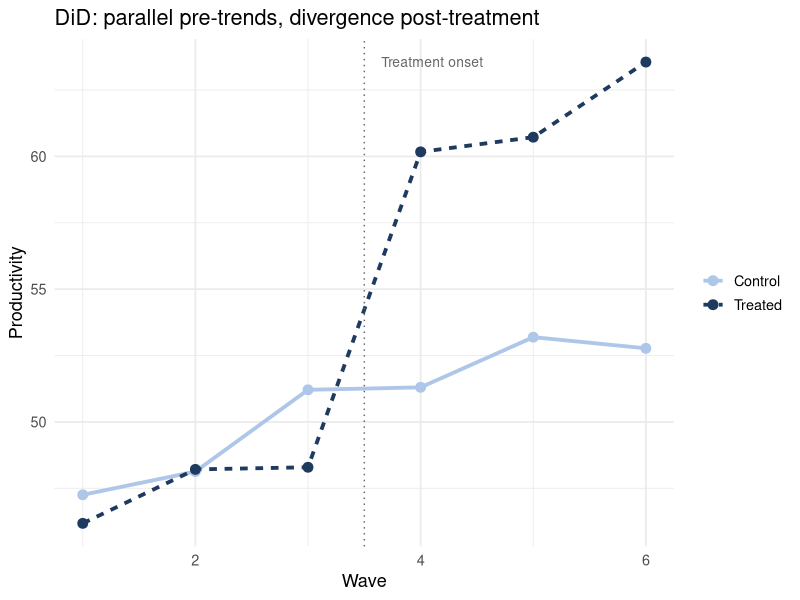
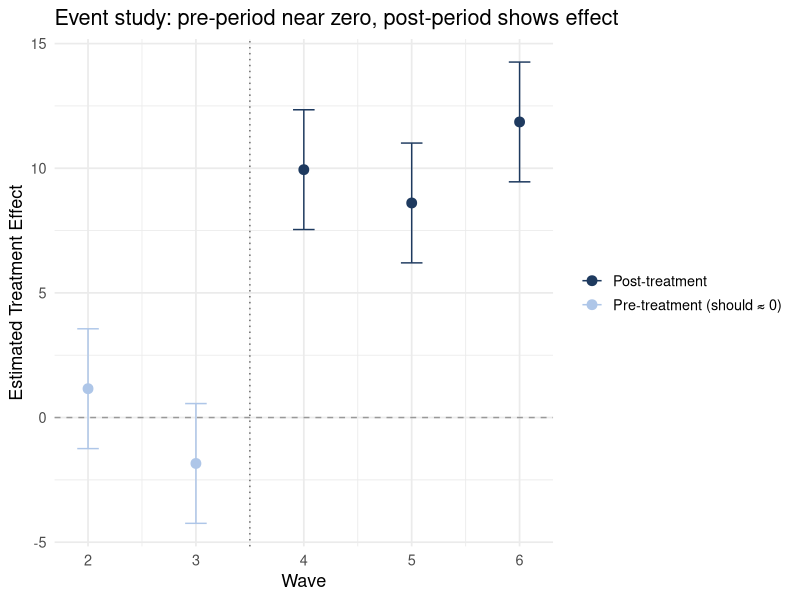

Write R code to recreate these figures, in order. (Note: this script raises an error after producing the figures.)
## ---- chunk 1
library(tidyverse)
library(ggplot2)
library(broom)
library(lme4)
library(lmerTest)
library(patchwork)
library(sandwich)
library(lmtest)
set.seed(42)
## ---- chunk 2
n_firms <- 80
n_waves <- 6  # waves 1–3: pre; 4–6: post

firm_treat <- c(rep(1, 40), rep(0, 40))
firm_base  <- rnorm(n_firms, 50, 8)

df_did <- expand_grid(firm = 1:n_firms, wave = 1:n_waves) |>
  mutate(
    treat        = firm_treat[firm],
    post         = as.integer(wave > 3),
    baseline     = firm_base[firm],
    trend        = (wave - 3.5) * 1.5,
    te           = treat * post * 10,
    productivity = baseline + trend + te + rnorm(n(), 0, 4)
  )
## ---- chunk 3
group_means <- df_did |>
  group_by(wave, treat) |>
  summarise(mean_prod = mean(productivity), .groups = "drop") |>
  mutate(group = ifelse(treat == 1, "Treated", "Control"))

ggplot(group_means, aes(x = wave, y = mean_prod, color = group, linetype = group)) +
  geom_line(linewidth = 1.3) +
  geom_point(size = 3) +
  geom_vline(xintercept = 3.5, linetype = "dotted", color = "gray40") +
  annotate("text", x = 3.65, y = max(group_means$mean_prod),
           label = "Treatment onset", hjust = 0, color = "gray40", size = 3.5) +
  scale_color_manual(values = c("#aec6e8", "#1e3a5f")) +
  labs(
    title = "DiD: parallel pre-trends, divergence post-treatment",
    x = "Wave", y = "Productivity", color = NULL, linetype = NULL
  ) +
  theme_minimal(base_size = 13)
## ---- chunk 4
# OLS with unit and time fixed effects
m_did_fe <- lm(productivity ~ treat * post + factor(firm) + factor(wave),
               data = df_did)

# The treat:post coefficient IS the DiD estimate
tidy(m_did_fe) |>
  filter(term == "treat:post") |>
  knitr::kable(digits = 3,
    caption = "`treat:post` = DiD estimate via TWFE (true effect = 10)")
## ---- chunk 5
m_did_basic <- lm(productivity ~ treat * post + baseline, data = df_did)

# Cluster-robust standard errors at the firm level
coeftest(m_did_basic, vcov = vcovCL(m_did_basic, cluster = ~firm)) |>
  tidy() |>
  filter(term == "treat:post") |>
  knitr::kable(digits = 3,
    caption = "DiD with cluster-robust SEs (clustered by firm)")
## ---- chunk 6
m_pre <- lm(productivity ~ treat * factor(wave) + baseline,
            data = df_did |> filter(post == 0))

tidy(m_pre) |>
  filter(str_detect(term, "treat:")) |>
  knitr::kable(digits = 3,
    caption = "Pre-period treat × wave interactions — should be near zero")
## ---- chunk 7
m_ev  <- lm(productivity ~ treat * factor(wave) + baseline, data = df_did)
ev_df <- tidy(m_ev, conf.int = TRUE) |>
  filter(str_detect(term, "treat:factor")) |>
  mutate(
    wave = as.integer(str_extract(term, "[0-9]+")),
    pre  = wave <= 3
  )

ggplot(ev_df, aes(x = wave, y = estimate, color = pre)) +
  geom_hline(yintercept = 0, linetype = "dashed", color = "gray60") +
  geom_vline(xintercept = 3.5, linetype = "dotted", color = "gray40") +
  geom_errorbar(aes(ymin = conf.low, ymax = conf.high), width = 0.2) +
  geom_point(size = 3) +
  scale_color_manual(
    values = c("#1e3a5f", "#aec6e8"),
    labels = c("Post-treatment", "Pre-treatment (should ≈ 0)")
  ) +
  labs(
    title = "Event study: pre-period near zero, post-period shows effect",
    x = "Wave", y = "Estimated Treatment Effect", color = NULL
  ) +
  theme_minimal(base_size = 13)
## ---- chunk 8
n_per <- 60

df_mindful <- tibble(
  participant = rep(1:(n_per * 2), each = 2),
  condition   = rep(c("control", "intervention"), each = n_per * 2),
  wave        = rep(c("pre", "post"), times = n_per * 2),
  u0          = rep(rnorm(n_per * 2, 0, 5), each = 2)
) |>
  mutate(
    time_num  = as.integer(wave == "post"),
    treat_num = as.integer(condition == "intervention"),
    stress    = 25 + u0 - 2 * time_num - 8 * time_num * treat_num + rnorm(n(), 0, 4),
    participant = factor(participant),
    wave        = factor(wave, levels = c("pre", "post")),
    condition   = factor(condition)
  )
## ---- chunk 9
# The DiD mixed model: time × condition interaction = DiD estimate
m_exp_did <- lmer(stress ~ wave * condition + (1 | participant),
                  data = df_mindful)

# wavepost:conditionintervention ≈ -8
tidy(m_exp_did, effects = "fixed") |>
  knitr::kable(digits = 3,
    caption = "`wavepost:conditionintervention` = DiD estimate (true = -8)")
## ---- chunk 10
# (a) Group means plot
group_means_exp <- df_mindful |>
  group_by(wave, condition) |>
  summarise(mean_stress = mean(stress), se = sd(stress)/sqrt(n()), .groups = "drop")

p_means <- ggplot(group_means_exp,
                  aes(x = wave, y = mean_stress, color = condition, group = condition)) +
  geom_line(linewidth = 1.3) +
  geom_point(size = 3) +
  geom_errorbar(aes(ymin = mean_stress - se, ymax = mean_stress + se), width = 0.1) +
  annotate("segment",
           x = 2, xend = 2,
           y = group_means_exp$mean_stress[group_means_exp$wave == "post" &
                                            group_means_exp$condition == "control"],
           yend = group_means_exp$mean_stress[group_means_exp$wave == "post" &
                                               group_means_exp$condition == "intervention"],
           arrow = arrow(ends = "both", length = unit(0.1, "inches")),
           color = "black", linewidth = 0.8) +
  annotate("text", x = 2.08, y = mean(c(
    group_means_exp$mean_stress[group_means_exp$wave == "post" &
                                  group_means_exp$condition == "control"],
    group_means_exp$mean_stress[group_means_exp$wave == "post" &
                                  group_means_exp$condition == "intervention"]
  )), label = "DiD", hjust = 0, size = 3.5) +
  scale_color_manual(values = c("#aec6e8", "#1e3a5f")) +
  labs(
    title = "(a) Group means",
    subtitle = "Annotation shows the DiD estimate at post",
    x = "Wave", y = "Mean Perceived Stress", color = "Condition"
  ) +
  theme_minimal(base_size = 12)

# (b) Individual trajectories (sample of 30 per group)
set.seed(42)
sampled_ids <- df_mindful |>
  distinct(participant, condition) |>
  group_by(condition) |>
  slice_sample(n = 30) |>
  pull(participant)

p_indiv <- df_mindful |>
  filter(participant %in% sampled_ids) |>
  ggplot(aes(x = wave, y = stress, group = participant, color = condition)) +
  geom_line(alpha = 0.35, linewidth = 0.5) +
  stat_summary(aes(group = condition), fun = mean,
               geom = "line", linewidth = 1.5, linetype = "solid") +
  scale_color_manual(values = c("#aec6e8", "#1e3a5f")) +
  labs(
    title = "(b) Individual trajectories",
    subtitle = "Thin lines = participants; thick = group mean",
    x = "Wave", y = "Perceived Stress", color = "Condition"
  ) +
  theme_minimal(base_size = 12)

p_means + p_indiv
## ---- chunk 11
# (a) Post-test only comparison — ignores pre-test; unbiased but less efficient
m_post_only <- lm(stress ~ condition,
                  data = df_mindful |> filter(wave == "post"))

# (b) ANCOVA: pre-test as covariate, outcome is post-test score
df_wide <- df_mindful |>
  select(participant, condition, wave, stress) |>
  pivot_wider(names_from = wave, values_from = stress) |>
  rename(stress_pre = pre, stress_post = post)

m_ancova <- lm(stress_post ~ condition + stress_pre, data = df_wide)

# Collect treatment effect estimates
bind_rows(
  tidy(m_post_only) |> filter(term == "conditionintervention") |>
    mutate(model = "Post-only"),
  tidy(m_ancova) |> filter(term == "conditionintervention") |>
    mutate(model = "ANCOVA"),
  tidy(m_exp_did, effects = "fixed") |>
    filter(str_detect(term, "wave.*condition|condition.*wave")) |>
    mutate(model = "Mixed DiD")
) |>
  select(model, estimate, std.error, p.value) |>
  knitr::kable(digits = 3,
    caption = "Comparison of estimation strategies (true effect = -8)")
## ---- chunk 12
# 4 waves: pre, mid-intervention (4 wk), post (8 wk), follow-up (6 mo)
df_long <- tibble(
  participant = rep(1:(n_per * 2), each = 4),
  condition   = rep(c("control", "intervention"), each = n_per * 2 * 2),
  wave        = rep(c("pre", "mid", "post", "followup"), times = n_per * 2),
  u0          = rep(rnorm(n_per * 2, 0, 5), each = 4)
) |>
  mutate(
    wave_num  = case_when(wave == "pre" ~ 0, wave == "mid" ~ 1,
                          wave == "post" ~ 2, wave == "followup" ~ 3),
    treat_num = as.integer(condition == "intervention"),
    true_did  = case_when(wave == "pre" ~ 0, wave == "mid" ~ -4,
                          wave == "post" ~ -8, wave == "followup" ~ -5),
    stress    = 25 + u0 - 2 * wave_num + true_did * treat_num + rnorm(n(), 0, 4),
    wave      = factor(wave, levels = c("pre", "mid", "post", "followup")),
    participant = factor(participant),
    condition   = factor(condition)
  )

m_ev_exp <- lmer(stress ~ wave * condition + (1 | participant), data = df_long)

ev_exp <- tidy(m_ev_exp, effects = "fixed", conf.int = TRUE) |>
  filter(str_detect(term, "wave.*condition")) |>
  mutate(wave = str_extract(term, "mid|post|followup"),
         wave = factor(wave, levels = c("mid", "post", "followup")))

ggplot(ev_exp, aes(x = wave, y = estimate)) +
  geom_hline(yintercept = 0, linetype = "dashed", color = "gray60") +
  geom_errorbar(aes(ymin = conf.low, ymax = conf.high), width = 0.2,
                color = "#1e3a5f") +
  geom_point(size = 3, color = "#1e3a5f") +
  labs(
    title = "Experimental event study: differential effect at each post-wave",
    subtitle = "Pre-period reference = 0 by construction (wave 'pre' is omitted category)",
    x = "Wave (relative to pre)", y = "DiD Estimate (vs. pre)"
  ) +
  theme_minimal(base_size = 13)
